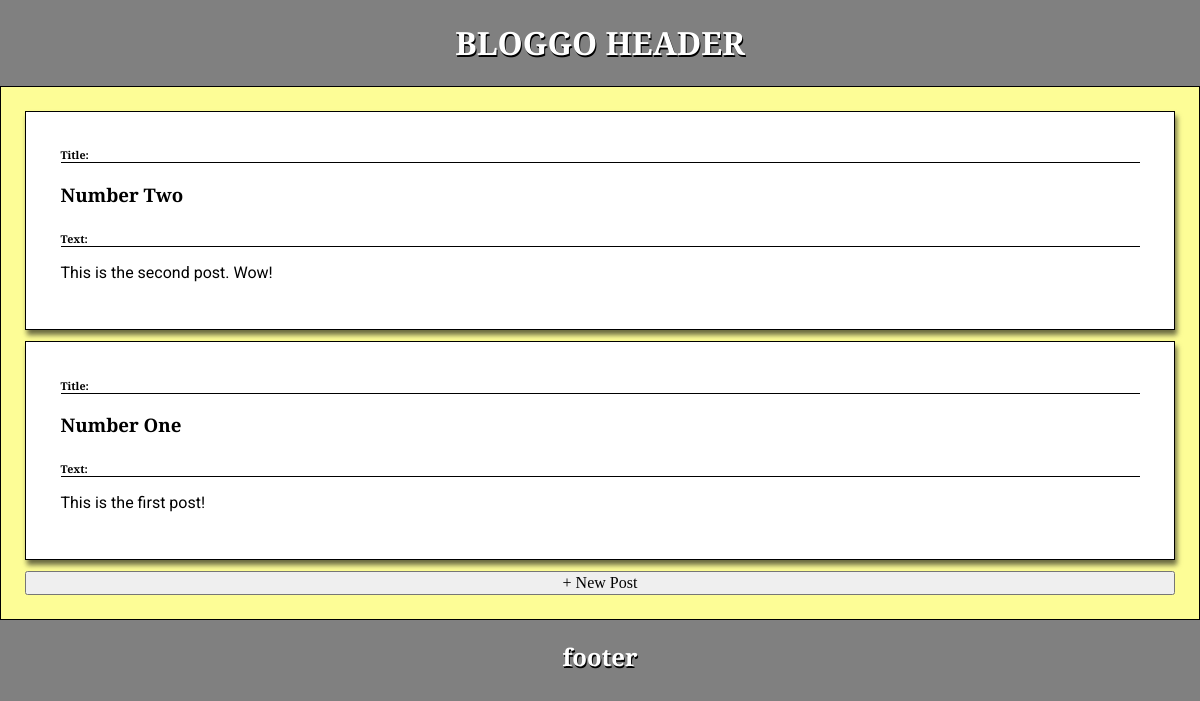
Before: / with the older database file.
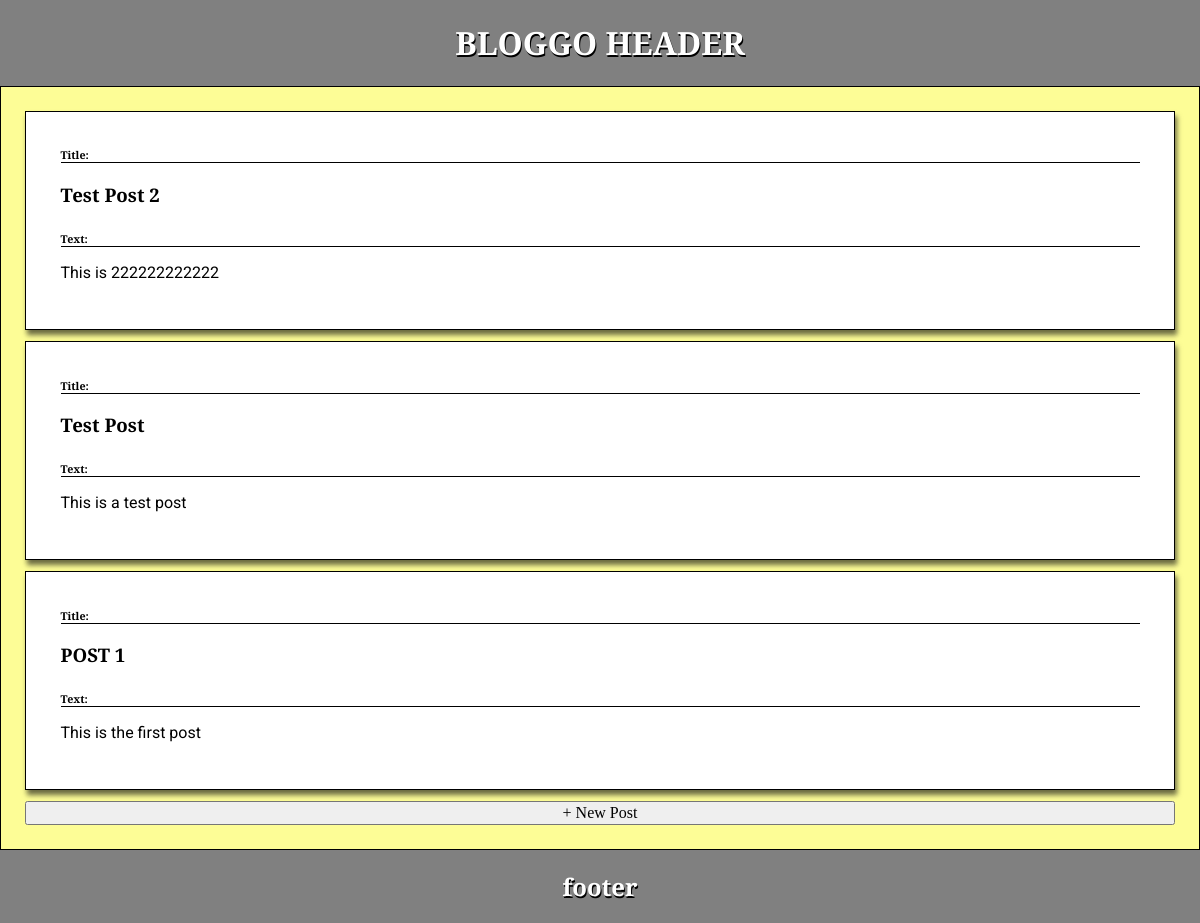
After: the same page with the newer database file.
### tables this page shows
CREATE TABLE `posts` (
  `postID` int(11) NOT NULL,
  `title` varchar(100) NOT NULL,
  `text` varchar(400) NOT NULL
);

### index.php (called while the page is built)
<?php
include('includes/header.php');
include('includes/post_list.php');
include('includes/footer.php');
?>

### objects/post.php (called while the page is built, shortened)
<?php
class Post{
    private $conn;
    public $table_name = "posts";
    public function __construct($db){
        $this->conn = $db;
    }
    function read(){
        $query = ('SELECT * FROM ' . $this->table_name .
                 ' ORDER BY "postID" DESC');
        $stmt = $this->conn->prepare($query);
        $stmt->execute();
        return $stmt;
    }
};

### includes/post_list.php (the view, shortened to what this page needs)
<?php
include("./objects/post.php");
$database = new Database();
$db = $database->getConnection();
$post = new Post($db);
$stmt = $post->read();
$num = $stmt->rowCount();
$posts_arr=array();
if ($num>0){
    while ($row = $stmt->fetch(PDO::FETCH_ASSOC)){
        extract($row);
        $post_item=array(
            "postID" => $postID,
            "title" => $title,
            "text" => $text,
        );
        array_push($posts_arr, $post_item);
    }
    echo '<div id="post_list"><div id="posts">';
    foreach (array_reverse($posts_arr) as $p){
        echo '<div class="post"><h6>Title:</h6><h3>' . $p["title"] . '</h3><h6>Text:</h6><p>' . $p["text"] . '<br><br></div>';
    }
    echo '</div>';
    include('./includes/newpost_button.php');
    echo '</div>';
}
else{
    http_response_code(404);
    echo json_encode(
        array("message" => "No posts found.")
    );
}
?>

### includes/header.php (shortened to what this page needs)
<!doctype html>
<head>
<link rel="stylesheet" type="text/css" href="./styles/style.css">
</head>
<body>
<header>
	<h1>BLOGGO HEADER</h1>
</header>

### includes/newpost_button.php
<button onClick="newPostCardOn()">+ New Post</button>

### includes/footer.php
<footer>
	<h2>footer</h2>
</footer>
</body>
</html>

### styles/style.css (style rules this page uses)
body { font-family: 'Bree Serif', serif; }
body p { font-family: 'Roboto', sans-serif; }
*,*:before,*:after { box-sizing:inherit }
body { margin:0 }
article,aside,details,figcaption,figure,footer,header,main,menu,nav,section,summary { display:block }
button,input,select,textarea { font:inherit;margin:0 }
button,input { overflow:visible }
button,select { text-transform:none }
button,html [type=button],[type=reset],[type=submit] { -webkit-appearance:button }
header, footer { text-shadow: 1px 2px #000000; color: white; height: 100%; }
#posts { display: flex; flex-direction: column; }
#posts .post { text-align: left; background-color: white; display: block; border: 1px solid black; box-shadow: 2px 5px 5px rgba(10,10,10,.6); padding: 1% 3% 1% 3%; margin-bottom: 1%; width: 100%; }
#post_list { display: flex; flex-direction: column; justify-content: center; padding: 2% 2%; background-color: #fdfd96; border: 1px solid black; }
h6 { margin-bottom: 2px; border-bottom: 1px solid black; }

Changed rows visible on the page:
added posts: title "Test Post 2", text "This is 222222222222"
changed posts: title "Number Two" → "Test Post"; text "This is the second post. Wow!" → "This is a test post"
changed posts: title "Number One" → "POST 1"; text "This is the first post!" → "This is the first post"
